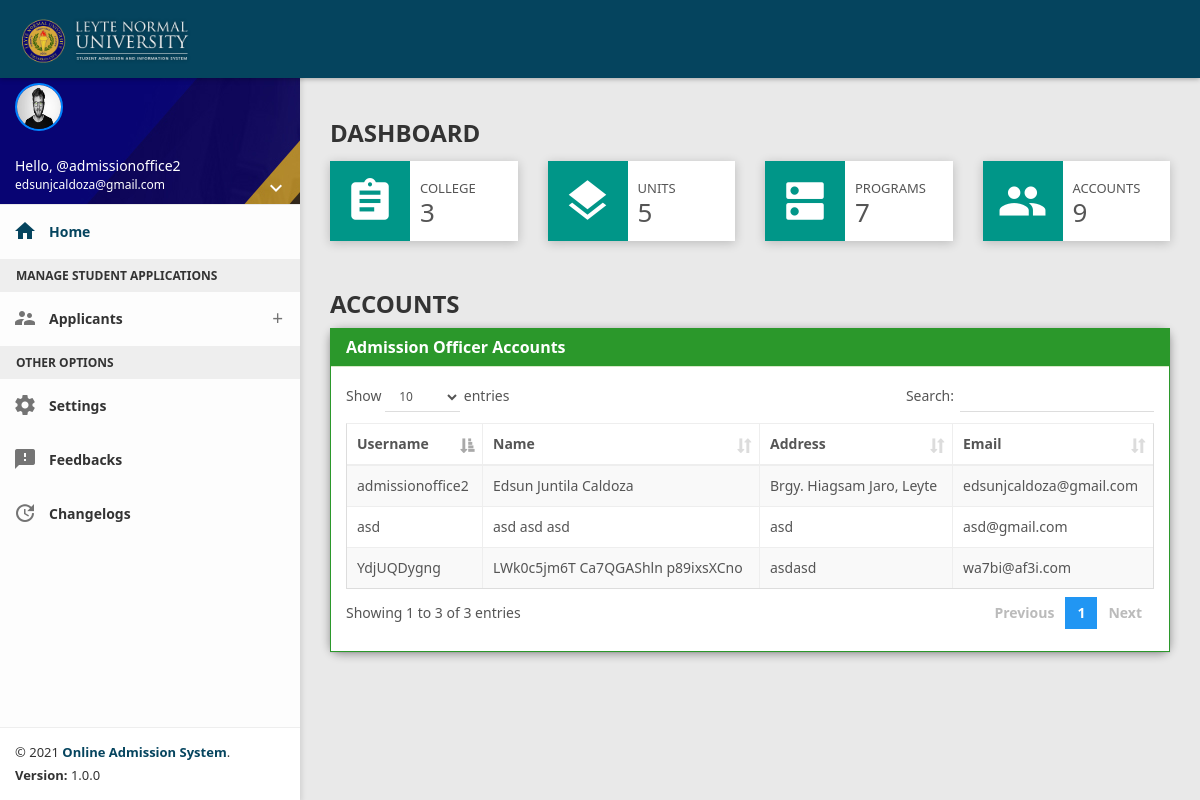
The app's page /staff/interviewer/home.php (signed in) with its own data.
### tables this page shows
CREATE TABLE `tbl_account_staff` (
  `id` int(11) NOT NULL,
  `staff_username` varchar(100) NOT NULL,
  `staff_password` varchar(100) NOT NULL,
  `staff_title` varchar(50) NOT NULL,
  `staff_first_name` varchar(50) NOT NULL,
  `staff_middle_name` varchar(50) NOT NULL,
  `staff_last_name` varchar(50) NOT NULL,
  `staff_address` varchar(200) NOT NULL,
  `staff_email` varchar(100) NOT NULL,
  `staff_profile_img` varchar(1000) NOT NULL,
  `staff_role` int(11) NOT NULL,
  `staff_unit` int(11) NOT NULL,
  `staff_program` int(11) NOT NULL
);

### staff/interviewer/home.php (the view, shortened to what this page needs)
<?php
    include 'includes/header.php';
    include 'includes/left_sidebar.php';
    include 'includes/topbar.php';
?>
    <section class="content">
        <div class="container-fluid">
            <div class="block-header">
                <h3>DASHBOARD</h3>
            </div>
            <div class="row clearfix">
                <div class="col-lg-3 col-md-3 col-sm-6 col-xs-12">
                    <div class="info-box hover-expand-effect">
                        <div class="icon bg-teal ">
                            <i class="material-icons">assignment</i>
                        </div>
                        <div class="content">
                            <div class="text">COLLEGE</div>
                            <?php
                              include 'be/database/db_pdo.php';
                              $query = "SELECT * FROM tbl_department";
                              $result=$conn->query($query);
                              $count = $result->rowCount();
                              ?>
                            <div class="number"><?php echo $count ?></div>
                        </div>
                    </div>
                </div>
                <div class="col-lg-3 col-md-3 col-sm-6 col-xs-12">
                    <div class="info-box hover-expand-effect">
                        <div class="icon bg-teal ">
                            <i class="material-icons">layers</i>
                        </div>
                        <div class="content">
                            <div class="text">UNITS</div>
                            <?php
                              include 'be/database/db_pdo.php';
                              $query = "SELECT * FROM tbl_unit";
                              $result=$conn->query($query);
                              $count = $result->rowCount();
                              ?>
                            <div class="number"><?php echo $count ?></div>
                        </div>
                    </div>
                </div>
                <div class="col-lg-3 col-md-3 col-sm-6 col-xs-12">
                    <div class="info-box hover-expand-effect">
                        <div class="icon bg-teal ">
                            <i class="material-icons">dns</i>
                        </div>
                        <div class="content">
                            <div class="text">PROGRAMS</div>
                            <?php
                              include 'be/database/db_pdo.php';
                              $query = "SELECT * FROM tbl_course";
                              $result=$conn->query($query);
                              $count = $result->rowCount();
                              ?>
                            <div class="number"><?php echo $count ?></div>
                        </div>
                    </div>
                </div>
                <div class="col-lg-3 col-md-3 col-sm-6 col-xs-12">
                    <div class="info-box hover-expand-effect">
                        <div class="icon bg-teal ">
                            <i class="material-icons">people</i>
                        </div>
                        <div class="content">
                            <div class="text">ACCOUNTS</div>
                            <?php
                              include 'be/database/db_pdo.php';
                              $query = "SELECT * FROM tbl_account_staff";
                              $result=$conn->query($query);
                              $count = $result->rowCount();
                              ?>
                            <div class="number"><?php echo $count ?></div>
                        </div>
                    </div>
                </div>
            </div>
            <div class="body">
                            <div class="row clearfix">
                                <div class="col-xs-12 ol-sm-12 col-md-12 col-lg-12">
                                    <h3>ACCOUNTS</h3>
                                    <div class="card">
                                    <div class="panel-group" id="accordion_1" role="tablist" aria-multiselectable="true">
                                        <div class="panel panel-success">
                                            <div class="panel-heading" role="tab" id="headingOne_1">
                                                <h4 class="panel-title">
                                                    <a role="button" data-toggle="collapse" data-parent="#accordion_1" href="#collapseOne_1" aria-expanded="true" aria-controls="collapseOne_1">
                                                        Admission Officer Accounts
                                                    </a>
                                                </h4>
                                            </div>
                                            <div id="collapseOne_1" class="panel-collapse collapse in" role="tabpanel" aria-labelledby="headingOne_1">
                                                <div class="panel-body">
                                                <table class="table table-bordered table-striped table-hover js-basic-example dataTable">
                                                        <thead>
                                                            <tr>
                                                                <th>Username</th>
                                                                <th>Name</th>
                                                                <th>Address</th>
                                                                <th>Email</th>
                                                            </tr>
                                                        </thead>
                                                        <tbody>
                                                            <?php
                                                                require 'be/database/db_pdo.php';
                                                                $sql = $conn->prepare("SELECT * FROM `tbl_account_staff` WHERE `staff_role` = '1'");
                                                                $sql->execute();
                                                                while($fetch = $sql->fetch()){
                                                            ?>
                                                            <tr>
                                                                <td><?php echo $fetch['staff_username']?></td>
                                                                <td><?php
                                                                    echo $fetch['staff_first_name'];
                                                                    echo $fetch['staff_middle_name'];
                                                                    echo $fetch['staff_last_name'];?>
                                                                </td>
                                                                <td><?php echo $fetch['staff_address']; ?></td>
                                                                <td><?php echo $fetch['staff_email']; ?></td>
                                                            </tr>
                                                            <?php
                                                                }
                                                            ?>
                                                        </tbody>
                                                </table>
                                                </div>
                                            </div>
                                        </div>
                                    </div>
                                    </div>
                                </div>
                            </div>
                        </div>
        </div>
    </section>
</body>
</html>

### staff/interviewer/includes/user.php (shortened to what this page needs)
<div class="user-info">
                    <?php
                        require 'be/database/db_pdo.php';
                        $staff_id = $_SESSION['staff_id'];
                        $sql = $conn->prepare("SELECT * FROM `tbl_account_staff` WHERE `id` = $staff_id");
                        $sql->execute();
                        $fetch = $sql->fetch();
                        $image = (!empty($fetch['staff_profile_img'])) ? '../../images/staff-img/'.$fetch['staff_profile_img'] : '../../images/staff-img/default.png';
                    ?>
                <div class="image">
                    <img src="<?php echo $image; ?>" style="border: 2px solid #0084FF;" width="48" height="48" alt="User" />
                </div>
                <div class="info-container">
                    <div class="name" data-toggle="dropdown" aria-haspopup="true" aria-expanded="false">Hello, @<?php echo $fetch['staff_username']; ?></div>
                    <div class="email"><?php echo $fetch['staff_email']; ?></div>
                    <div class="btn-group user-helper-dropdown">
                        <i class="material-icons" data-toggle="dropdown" aria-haspopup="true" aria-expanded="true">keyboard_arrow_down</i>
                    </div>
                </div>
            </div>

### records on screen
tbl_account_staff: staff_profile_img (picture), staff_username "admissionoffice2", staff_email "edsunjcaldoza@gmail.com", staff_first_name "Edsun", staff_middle_name "Juntila", staff_last_name "Caldoza", staff_address "Brgy. Hiagsam Jaro, Leyte"
tbl_account_staff: staff_username "asd", staff_first_name "asd", staff_middle_name "asd", staff_last_name "asd", staff_address "asd", staff_email "asd@gmail.com"
tbl_account_staff: staff_username "YdjUQDygng", staff_first_name "LWk0c5jm6T", staff_middle_name "Ca7QGAShln", staff_last_name "p89ixsXCno", staff_address "asdasd", staff_email "wa7bi@af3i.com"

### other values on screen
$count "3"
$count "5"
$count "7"
$count "9"
